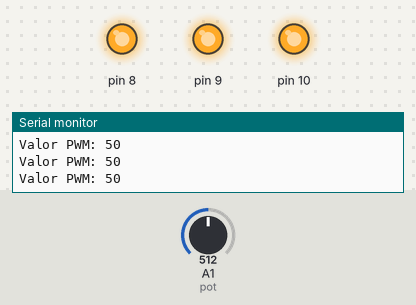
The sketch below on a simulated Arduino Uno, built with avr-gcc and run on an emulated ATmega328P. Parts: output pins drawn as LEDs (lit = HIGH), the last lines printed to the serial monitor. The test bench sets the inputs (shaded band); at power-on: A1 (pot) = 512.

Above: at 1.2 s.
1.3 s: A1 (pot) set to 502
At 2.0 s:
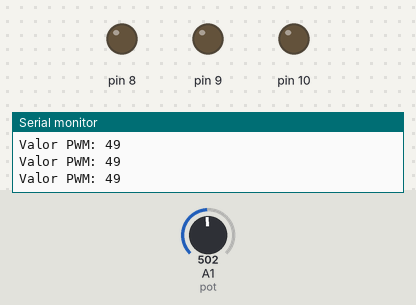
2.9 s: A1 (pot) set to 716
At 3.06 s:
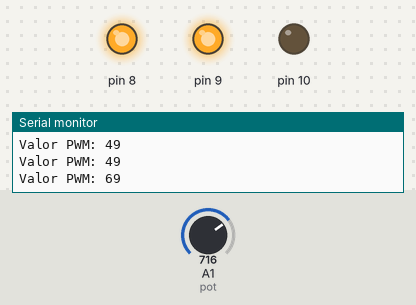
4.6 s: A1 (pot) set to 511
At 5.9 s:
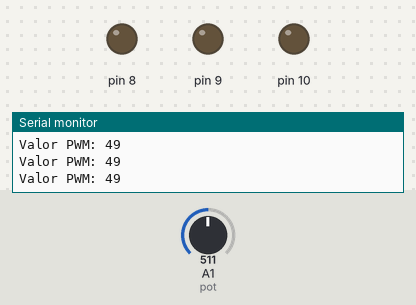
6.2 s: A1 (pot) set to 900
At 6.9 s:
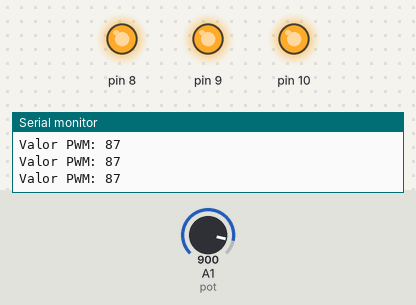
Timing chart, 0 to 8.9 s (numbered marks = the images above; inputs shaded):
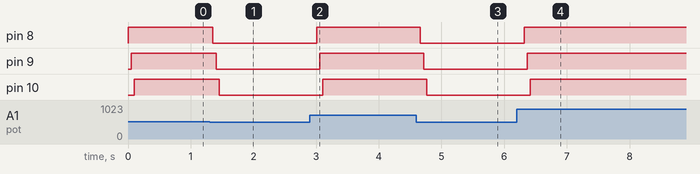

Measured:
- the behaviour switches between 512 and 511 on A1 (pot) (found by bisection; images 0 and 1)
- after the input at 1.3 s, pin 8: HIGH → LOW after 0.05 s; pin 9: HIGH → LOW after 0.10 s; pin 10: HIGH → LOW after 0.15 s
- after the input at 2.9 s, pin 8: LOW → HIGH after 0.11 s; pin 9: LOW → HIGH after 0.16 s; pin 10: LOW → HIGH after 0.21 s
- after the input at 4.6 s, pin 8: HIGH → LOW after 0.06 s; pin 9: HIGH → LOW after 0.11 s; pin 10: HIGH → LOW after 0.16 s
- after the input at 6.2 s, pin 8: LOW → HIGH after 0.12 s; pin 9: LOW → HIGH after 0.17 s; pin 10: LOW → HIGH after 0.22 s

The sketch:

MapPotenciometro.ino
```cpp
#define led1 8
#define led2 9
#define led3 10
#define pot A1


void setup()
{
  Serial.begin(9600);
  pinMode(pot,INPUT);
  for(int i=led1;i<=led3;i++)
  {
    pinMode(i,OUTPUT);
  }
}

void loop()
{
  int val = analogRead(pot);
  int m = map(val,0,1023,0,100);
  Serial.print("Valor PWM: ");
  Serial.println(m);
  for(int i=led1;i<=led3;i++)
  {
    if(m>=50)
    {
     digitalWrite(i,HIGH);

    }
    else
    {
     digitalWrite(i,LOW);

    }
    //Envio de datos

    delay(50);
  }

}
```
